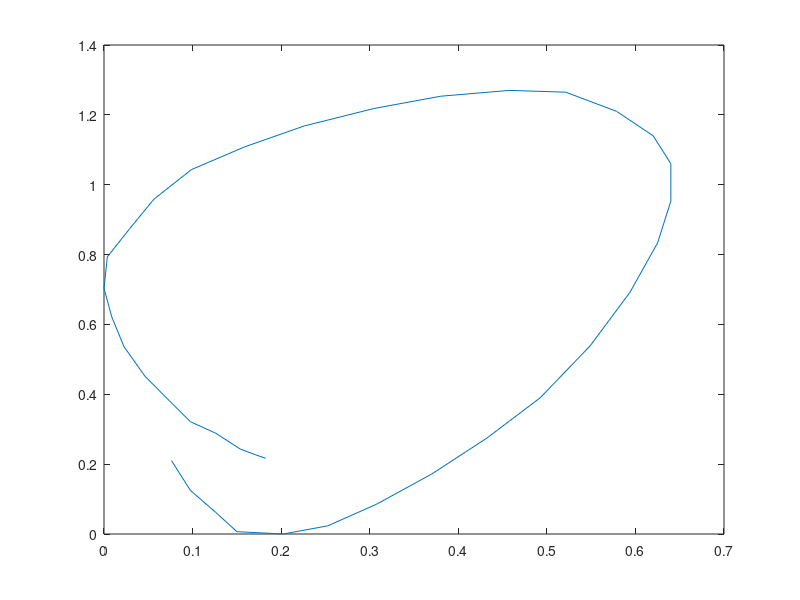

MATLAB code for this plot: (Note: this script raises an error after producing the figure.)
x = [3853 ,3870 ,3893 ,3912 ,3954 ,3994 ,4038 ,4088 ,4138 ,4186 ,4231 ,4267 ,4292 ,4304 ,4304 ,4288 ,4255 ,4209 ,4158 ,4096 ,4036 ,3973 ,3919 ,3871 ,3837 ,3815 ,3795 ,3792 ,3799 ,3810 ,3829 ,3851 ,3870 ,3893 ,3915 ,3929 ,3938]
y = [1452 ,1401 ,1363 ,1330 ,1326 ,1340 ,1377 ,1429 ,1491 ,1560 ,1649 ,1741 ,1826 ,1898 ,1962 ,2010 ,2052 ,2085 ,2088 ,2078 ,2057 ,2027 ,1991 ,1952 ,1901 ,1850 ,1802 ,1748 ,1699 ,1648 ,1597 ,1555 ,1519 ,1499 ,1472 ,1462 ,1456]

x = (x-min(x))/800;
y = (y-min(y))/600;
plot(x,y)

recognition( feature_extraction(x,y,10), features )

%     x = (x-min(x))/800;
%     xest2 = aprox_discreta(10,x);
%     xest2 = xest2(1:end-1);
%     xx = 0:1/length(x):1-1/length(x);
%     plot(xx, xest2)
% %     axis([0 1 fmin-fmin*0.01 fmax+fmax*0.01]);
%     hold on;
%     plot( xx, x, 'Color', 'red');
%     hold off;
%     
%     error = bestfit( x, xest2 )
    